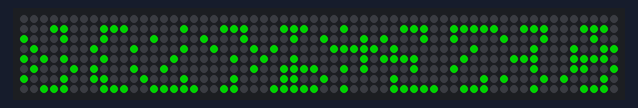
Simulated run of this sketch. Board: Arduino Uno, built with avr-gcc and run on an emulated ATmega328P. Parts: 60×8 RGB LED matrix (first LED top left, wired row by row). Dim RGB values are drawn brighter than linear.

Above: at 0.1 s.
At 5.1 s:
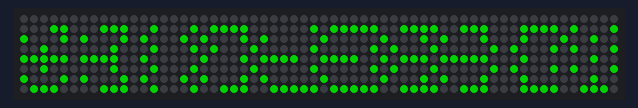

The sketch:

Scoreboard_v1.0.ino
```cpp
/*
  Скетч к проекту "Бегущая строка"
  Страница проекта (схемы, описания): https://alexgyver.ru/GyverString/
  Исходники на GitHub: https://github.com/AlexGyver/GyverString/
  Нравится, как написан код? Поддержи автора! https://alexgyver.ru/support_alex/
  Автор: AlexGyver, AlexGyver Technologies, 2019
  https://AlexGyver.ru/

  Версия 1.1: прошивка оптимизирована под широкие матрицы (до 80 пикс)
  Версия 1.3: исправлен баг с красным цветом
*/

#define C_BLACK 0x000000
#define C_GREEN 0x00FF00
#define C_RED 0xFF0000
#define C_BLUE 0x0000FF
#define C_PURPLE 0xFF00FF
#define C_YELLOW 0xFFFF00
#define C_CYAN 0x00FFFF
#define C_WHITE 0xFFFFFF

/*
String text1 = "READYBOX FOR: ";
#define COLOR1 C_GREEN

String text2 = "Andreas HERIG, Vladimir SOSHNIN, Radovan PLCH     ";
#define COLOR2 C_PURPLE

String text3 = "BE READY: ";
#define COLOR3 C_YELLOW

String text4 = "Michael MISHIN     ";
#define COLOR4 C_PURPLE

String text5 = "ON START: ";
#define COLOR5 C_RED

String text6 = "Vladyslav CHEBANOV     ";
#define COLOR6 C_PURPLE

String text7 = "";
#define COLOR7 C_YELLOW

String text8 = "";
#define COLOR8 C_PURPLE

String text9 = "Wind speed and direction: ";
#define COLOR9 C_CYAN

String text10 = "12 m/s, 17 deg. ";
#define COLOR10 C_PURPLE
*/

String text1 = "READYBOX FOR: ";
#define COLOR1 C_GREEN

String text2 = "A. HERIG     ";
#define COLOR2 C_PURPLE

String text3 = "BE READY: ";
#define COLOR3 C_YELLOW

String text4 = "M. MISHIN     ";
#define COLOR4 C_PURPLE

String text5 = "ON START: ";
#define COLOR5 C_RED

String text6 = "V. CHEBANOV     ";
#define COLOR6 C_PURPLE

String text7 = "";
#define COLOR7 C_YELLOW

String text8 = "";
#define COLOR8 C_PURPLE

String text9 = "Wind: ";
#define COLOR9 C_CYAN

String text10 = "12 m/s    ";
#define COLOR10 C_PURPLE


String statictxt1 = "0123456789";
String statictxt2 = "ABCDEFGHIJ";

// ================ НАСТРОЙКИ ================
#define BRIGHTNESS 120        // стандартная яркость (0-255)
#define D_TEXT_SPEED 10       // скорость бегущего текста по умолчанию (мс)

#define CURRENT_LIMIT 2000    // лимит по току в миллиамперах, автоматически управляет яркостью (пожалей свой блок питания!) 0 - выключить лимит

#define WIDTH 60              // ширина матрицы
#define HEIGHT 8              // высота матрицы
#define SEGMENTS 1            // диодов в одном "пикселе" (для создания матрицы из кусков ленты)

#define COLOR_ORDER GRB       // порядок цветов на ленте. Если цвет отображается некорректно - меняйте. Начать можно с RGB

#define MATRIX_TYPE 0         // тип матрицы: 0 - зигзаг, 1 - параллельная
#define CONNECTION_ANGLE 0    // угол подключения: 0 - левый нижний, 1 - левый верхний, 2 - правый верхний, 3 - правый нижний
#define STRIP_DIRECTION 0     // направление ленты из угла: 0 - вправо, 1 - вверх, 2 - влево, 3 - вниз
// при неправильной настрйоке матрицы вы получите предупреждение "Wrong matrix parameters! Set to default"
// шпаргалка по настройке матрицы здесь! https://alexgyver.ru/matrix_guide/

// ============ ДЛЯ РАЗРАБОТЧИКОВ ============
// ПИНЫ
#define LED_PIN 4

// БИБЛИОТЕКИ
//#include <FastLED.h>
#define COLOR_DEBTH 2   // цветовая глубина: 1, 2, 3 (в байтах)
#define ORDER_GRB       // ORDER_GRB / ORDER_RGB

#include "microLED.h"
#include "fonts.h"

const int NUM_LEDS = WIDTH * HEIGHT * SEGMENTS;
LEDdata leds[NUM_LEDS];
microLED strip(leds, NUM_LEDS, LED_PIN);  // объект лента

uint32_t scrollTimer;
String runningText = "";
boolean loadingFlag, fullTextFlag;
const uint32_t textColors[] PROGMEM = {
  COLOR1,
  COLOR2,
  COLOR3,
  COLOR4,
  COLOR5,
  COLOR6,
  COLOR7,
  COLOR8,
  COLOR9,
  COLOR10,
};
int colorChange[10];

void setup() {
  //Serial.begin(9600);
  randomSeed(analogRead(0));

  // настройки ленты
  //strip.addLeds<WS2812, LED_PIN, COLOR_ORDER>(leds, NUM_LEDS).setCorrection( TypicalLEDStrip );
  strip.setBrightness(BRIGHTNESS);
  //if (CURRENT_LIMIT > 0) strip.setMaxPowerInVoltsAndMilliamps(5, CURRENT_LIMIT);
  strip.clear();
  strip.show();

  runningText = String(text1) + text2 + text3 + text4 + text5 + text6 + text7 + text8 + text9 + text10;
  colorChange[0] = stringLength(text1);
  colorChange[1] = colorChange[0] + stringLength(text2);
  colorChange[2] = colorChange[1] + stringLength(text3);
  colorChange[3] = colorChange[2] + stringLength(text4);
  colorChange[4] = colorChange[3] + stringLength(text5);
  colorChange[5] = colorChange[4] + stringLength(text6);
  colorChange[6] = colorChange[5] + stringLength(text7);
  colorChange[7] = colorChange[6] + stringLength(text8);
  colorChange[8] = colorChange[7] + stringLength(text9);
  colorChange[9] = colorChange[8] + stringLength(text10);
}

void loop() {
  // fillString(runningText);
  // delay(1000);
  // fillString(statictxt1);
  // delay(5000);
  // fillString(statictxt2);
  // delay(5000);

   fillFrame(statictxt1);
   delay(5000);
   fillFrame(statictxt2);
   delay(5000);


}
```

runningText.ino
```cpp
// работа с бегущим текстом

// **************** НАСТРОЙКИ ****************
#define TEXT_DIRECTION 1  // 1 - по горизонтали, 0 - по вертикали
#define MIRR_V 0          // отразить текст по вертикали (0 / 1)
#define MIRR_H 0          // отразить текст по горизонтали (0 / 1)

#define TEXT_HEIGHT 0     // высота, на которой бежит текст (от низа матрицы)
#define LET_WIDTH 5       // ширина буквы шрифта
#define LET_HEIGHT 8      // высота буквы шрифта
#define SPACE 1           // пробел

// --------------------- ДЛЯ РАЗРАБОТЧИКОВ ----------------------

int offset = WIDTH;

void fillString(String &text) {
  if (loadingFlag) {
    offset = WIDTH;   // перемотка в правый край
    loadingFlag = false;
    fullTextFlag = false;
  }

  if (millis() - scrollTimer >= D_TEXT_SPEED) {
    scrollTimer = millis();
    strip.clear();
    int i = 0, j = 0;
    while (text[i] != '\0') {
      if ((byte)text[i] > 191) {    // работаем с русскими буквами!
        i++;
      } else {
        drawLetter(j, text[i], offset + j * (LET_WIDTH + SPACE), setColor(j));
        i++;
        j++;
      }
    }
    fullTextFlag = false;

    offset--;
    if (offset < -j * (LET_WIDTH + SPACE)) {    // строка убежала
      offset = WIDTH + 3;
      fullTextFlag = true;
    }
    strip.show();
  }
}

//------------------------------ for static text ---------------------
void fillFrame(String &text) {

  int i = 0, j = 0;

    offset = (WIDTH - stringLength(text)*6)/2;   // перемотка в правый край
    loadingFlag = false;
    fullTextFlag = false;

    strip.clear();

    while (text[i] != '\0') {
      if ((byte)text[i] > 191) {    // работаем с русскими буквами!
        i++;
      } else {
        drawLetter(j, text[i], offset + j * (LET_WIDTH + SPACE), setColor(j));
        i++;
        j++;
      }
    }

    fullTextFlag = true;

    strip.show();

}


// -------------------------------------------------------------------


int stringLength(String &thisString) {
  int i = 0, j = 0;
  while (thisString[i] != '\0') {
    if ((byte)thisString[i] > 191) {    // работаем с русскими буквами!
      i++;
    } else {
      i++;
      j++;
    }
  }
  return j;
}

uint32_t setColor(int index) {
  for (byte i = 0; i < 10; i++) {
    if (index < colorChange[i]) {
      return pgm_read_dword(&textColors[i]);
    }
  }
}

void drawLetter(int index, uint8_t letter, int offset, uint32_t letterColor) {
  int start_pos = 0, finish_pos = LET_WIDTH;

  if (offset < -LET_WIDTH || offset > WIDTH) return;
  if (offset < 0) start_pos = -offset;
  if (offset > (WIDTH - LET_WIDTH)) finish_pos = WIDTH - offset;

  for (int i = start_pos; i < finish_pos; i++) {
    int thisByte;
    if (MIRR_V) thisByte = getFont((byte)letter, LET_WIDTH - 1 - i);
    else thisByte = getFont((byte)letter, i);

    for (byte j = 0; j < LET_HEIGHT; j++) {
      boolean thisBit;

      if (MIRR_H) thisBit = thisByte & (1 << j);
      else thisBit = thisByte & (1 << (LET_HEIGHT - 1 - j));

      // рисуем столбец (i - горизонтальная позиция, j - вертикальная)
      if (TEXT_DIRECTION) {
        if (thisBit) leds[getPixelNumber(offset + i, TEXT_HEIGHT + j)] = mHEX(letterColor);
        else drawPixelXY(offset + i, TEXT_HEIGHT + j, 0x000000);
      } else {
        if (thisBit) leds[getPixelNumber(i, offset + TEXT_HEIGHT + j)] = mHEX(letterColor);
        else drawPixelXY(i, offset + TEXT_HEIGHT + j, 0x000000);
      }

    }
  }
}

// ------------- СЛУЖЕБНЫЕ ФУНКЦИИ --------------

// интерпретатор кода символа в массиве fontHEX (для Arduino IDE 1.8.* и выше)
uint8_t getFont(uint8_t font, uint8_t row) {
  font = font - '0' + 16;   // перевод код символа из таблицы ASCII в номер согласно нумерации массива
  if (font <= 90) return pgm_read_byte(&(fontHEX[font][row]));     // для английских букв и символов
  else if (font >= 112 && font <= 159) {    // и пизд*ц ждя русских
    return pgm_read_byte(&(fontHEX[font - 17][row]));
  } else if (font >= 96 && font <= 111) {
    return pgm_read_byte(&(fontHEX[font + 47][row]));
  }
}

/*
  // интерпретатор кода символа по ASCII в его номер в массиве fontHEX (для Arduino IDE до 1.6.*)
  uint8_t getFontOld(uint8_t font, uint8_t row) {
  font = font - '0' + 16;   // перевод код символа из таблицы ASCII в номер согласно нумерации массива
  if (font < 126) return pgm_read_byte(&(fontHEX[font][row]));   // для английских букв и символов
  else return pgm_read_byte(&(fontHEX[font - 65][row]));         // для русских букв и символов (смещение -65 по массиву)
  }
*/
```

utility.ino
```cpp
// служебные функции

// функция отрисовки точки по координатам X Y
void drawPixelXY(int x, int y, uint32_t color) {
  //if (x < 0 || x > WIDTH - 1 || y < 0 || y > HEIGHT - 1) return;
  leds[getPixelNumber(x, y)] = mHEX(color);
}

// **************** НАСТРОЙКА МАТРИЦЫ ****************
#if (CONNECTION_ANGLE == 0 && STRIP_DIRECTION == 0)
#define _WIDTH WIDTH
#define THIS_X x
#define THIS_Y y

#elif (CONNECTION_ANGLE == 0 && STRIP_DIRECTION == 1)
#define _WIDTH HEIGHT
#define THIS_X y
#define THIS_Y x

#elif (CONNECTION_ANGLE == 1 && STRIP_DIRECTION == 0)
#define _WIDTH WIDTH
#define THIS_X x
#define THIS_Y (HEIGHT - y - 1)

#elif (CONNECTION_ANGLE == 1 && STRIP_DIRECTION == 3)
#define _WIDTH HEIGHT
#define THIS_X (HEIGHT - y - 1)
#define THIS_Y x

#elif (CONNECTION_ANGLE == 2 && STRIP_DIRECTION == 2)
#define _WIDTH WIDTH
#define THIS_X (WIDTH - x - 1)
#define THIS_Y (HEIGHT - y - 1)

#elif (CONNECTION_ANGLE == 2 && STRIP_DIRECTION == 3)
#define _WIDTH HEIGHT
#define THIS_X (HEIGHT - y - 1)
#define THIS_Y (WIDTH - x - 1)

#elif (CONNECTION_ANGLE == 3 && STRIP_DIRECTION == 2)
#define _WIDTH WIDTH
#define THIS_X (WIDTH - x - 1)
#define THIS_Y y

#elif (CONNECTION_ANGLE == 3 && STRIP_DIRECTION == 1)
#define _WIDTH HEIGHT
#define THIS_X y
#define THIS_Y (WIDTH - x - 1)

#else
#define _WIDTH WIDTH
#define THIS_X x
#define THIS_Y y
#pragma message "Wrong matrix parameters! Set to default"

#endif

// получить номер пикселя в ленте по координатам
uint16_t getPixelNumber(int x, int y) {
  if ((THIS_Y % 2 == 0) || MATRIX_TYPE) {               // если чётная строка
    return (THIS_Y * _WIDTH + THIS_X);
  } else {                                              // если нечётная строка
    return (THIS_Y * _WIDTH + _WIDTH - THIS_X - 1);
  }
}
```

Source omitted: fonts.h (data table, 9903 bytes)

Measured:
- what the display in image 1 shows lasts 5.0 s, from 5.1 s to 10.1 s
